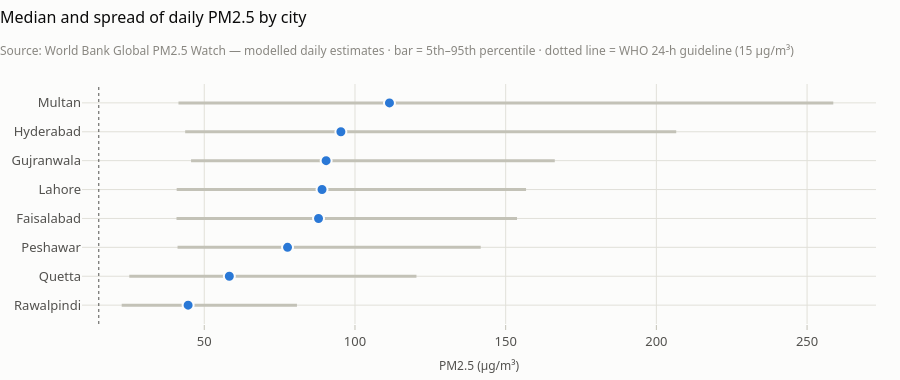

Here is the notebook cell this chart was saved with:
### Code cell
charts.city_interval_dots(stats)

### Figure 1 — Plotly figure (JSON) as saved in the notebook; plotly's stock layout.template omitted (floating-point values rounded to 4 significant figures)
{"data": [{"error_x": {"array": [0.0, 0.0, 0.0, 0.0, 0.0, 0.0, 0.0, 0.0], "arrayminus": [58.15, 95.28, 100.6, 113.0, 115.9, 120.7, 162.9, 217.3], "color": "#c3c2b7", "symmetric": false, "thickness": 3, "type": "data", "width": 0}, "hoverinfo": "skip", "marker": {"color": "#fcfcfb", "size": 0.1}, "mode": "markers", "showlegend": false, "type": "scatter", "x": [80.75, 120.4, 141.7, 153.8, 156.8, 166.3, 206.6, 258.7], "y": ["Rawalpindi", "Quetta", "Peshawar", "Faisalabad", "Lahore", "Gujranwala", "Hyderabad", "Multan"]}, {"customdata": [[22.6, 80.75, 2797.0], [25.12, 120.4, 2797.0], [41.13, 141.7, 2797.0], [40.79, 153.8, 2797.0], [40.84, 156.8, 2797.0], [45.61, 166.3, 2797.0], [43.66, 206.6, 2797.0], [41.44, 258.7, 2797.0]], "hovertemplate": "<b>%{y}</b><br>Median %{x:.1f} µg/m³<br>5th–95th pct: %{customdata[0]:.1f}–%{customdata[1]:.1f}<br>n = %{customdata[2]:,} days<extra></extra>", "marker": {"color": "#2a78d6", "line": {"color": "#fcfcfb", "width": 2}, "size": 11}, "mode": "markers", "name": "Median", "type": "scatter", "x": [44.64, 58.31, 77.63, 87.91, 89.07, 90.43, 95.33, 111.4], "y": ["Rawalpindi", "Quetta", "Peshawar", "Faisalabad", "Lahore", "Gujranwala", "Hyderabad", "Multan"]}], "layout": {"height": 380, "shapes": [{"line": {"color": "#52514e", "dash": "dot", "width": 1}, "type": "line", "x0": 15.0, "x1": 15.0, "xref": "x", "y0": 0, "y1": 1, "yref": "y domain"}], "showlegend": false, "title": {"subtitle": {"text": "Source: World Bank Global PM2.5 Watch — modelled daily estimates · bar = 5th–95th percentile · dotted line = WHO 24-h guideline (15 µg/m³)"}, "text": "Median and spread of daily PM2.5 by city"}, "xaxis": {"gridcolor": "#e1e0d9", "showgrid": true, "title": {"text": "PM2.5 (µg/m³)"}}}}
